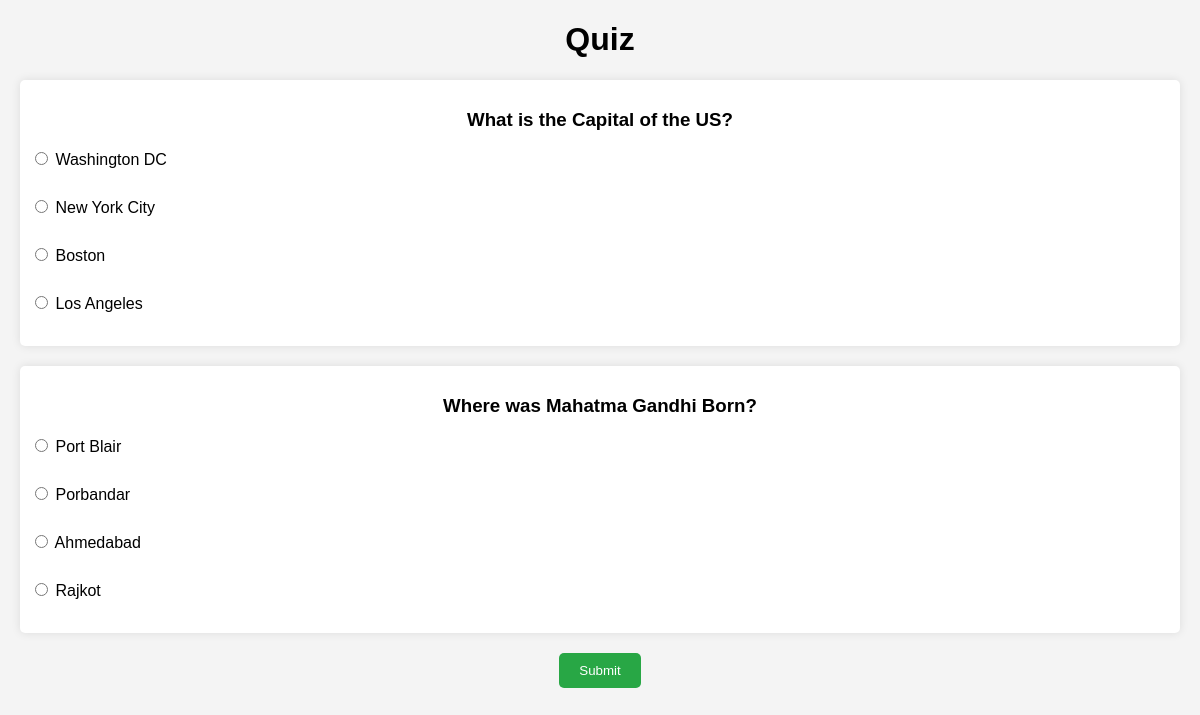
The page / on the database its author committed.
### quiz/models.py (models this page shows, shortened)
class Question(models.Model):
    text = models.CharField(max_length=200)

class Option(models.Model):
    question = models.ForeignKey(Question, on_delete=models.CASCADE, related_name='options')
    text = models.CharField(max_length=200)
    is_correct = models.BooleanField(default=False)

### quiz/views.py (the view)
# urls.py: path('', quiz_view, name='quiz'),
def quiz_view(request):
    questions = Question.objects.all()
    return render(request, 'quiz/quiz.html', {'questions': questions})

### quiz/templates/quiz/quiz.html (shortened to what this page needs)
{% load static %}
<!DOCTYPE html>
<html lang="en">
<head>
    <link rel="stylesheet" href="{% static 'quiz/styles.css' %}">
</head>
<body>
    <h1>Quiz</h1>
    <form action="{% url 'result' %}" method="post">
        {% for question in questions %}
            <div class="question">
                <h3>{{ question.text }}</h3>
                {% for option in question.options.all %}
                    <label>
                        <input type="radio" name="question_{{ question.id }}" value="{{ option.id }}">
                        {{ option.text }}
                    </label><br>
                {% endfor %}
            </div>
        {% endfor %}
        <button type="submit">Submit</button>
    </form>
</body>
</html>

### quiz/static/quiz/styles.css (style rules this page uses)
body { font-family: Arial, sans-serif; margin: 0; padding: 0; background-color: #f4f4f4; }
h1, h3 { text-align: center; }
.question { margin: 20px; padding: 10px; background: white; border-radius: 5px; box-shadow: 0 0 10px rgba(0,0,0,0.1); }
label { display: block; margin: 5px 0; }
button { display: block; margin: 20px auto; padding: 10px 20px; background: #28a745; color: white; border: none; border-radius: 5px; cursor: pointer; }

### rows shown on the page
Question: text "What is the Capital of the US?"
Option: text "Washington DC"
Option: text "New York City"
Option: text "Boston"
Option: text "Los Angeles"
Question: text "Where was Mahatma Gandhi Born?"
Option: text "Port Blair"
Option: text "Porbandar"
Option: text "Ahmedabad"
Option: text "Rajkot"
